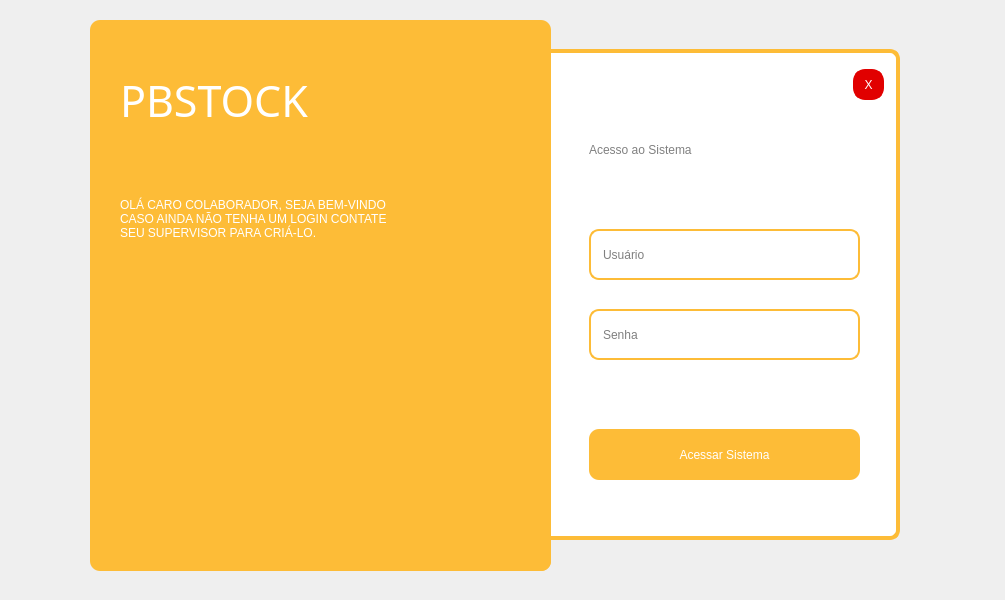
<?xml version="1.0" encoding="UTF-8"?>
<ui version="4.0">
 <class>MainWindow</class>
 <widget class="QMainWindow" name="MainWindow">
  <property name="geometry">
   <rect>
    <x>0</x>
    <y>0</y>
    <width>1005</width>
    <height>600</height>
   </rect>
  </property>
  <property name="windowTitle">
   <string>MainWindow</string>
  </property>
  <widget class="QWidget" name="centralwidget">
   <widget class="QFrame" name="frame">
    <property name="geometry">
     <rect>
      <x>90</x>
      <y>20</y>
      <width>461</width>
      <height>551</height>
     </rect>
    </property>
    <property name="styleSheet">
     <string notr="true">    background-color: rgb(253, 188, 55);
border-radius: 10px;</string>
    </property>
    <property name="frameShape">
     <enum>QFrame::StyledPanel</enum>
    </property>
    <property name="frameShadow">
     <enum>QFrame::Raised</enum>
    </property>
    <widget class="QLabel" name="label">
     <property name="geometry">
      <rect>
       <x>20</x>
       <y>250</y>
       <width>441</width>
       <height>301</height>
      </rect>
     </property>
     <property name="layoutDirection">
      <enum>Qt::RightToLeft</enum>
     </property>
     <property name="text">
      <string/>
     </property>
     <property name="pixmap">
      <pixmap resource="../QRC/file_rc.qrc">:/Imagens/estoque2.png</pixmap>
     </property>
     <property name="scaledContents">
      <bool>true</bool>
     </property>
    </widget>
    <widget class="QLabel" name="label_2">
     <property name="geometry">
      <rect>
       <x>30</x>
       <y>50</y>
       <width>241</width>
       <height>61</height>
      </rect>
     </property>
     <property name="font">
      <font>
       <family>Montserrat</family>
       <pointsize>32</pointsize>
       <weight>50</weight>
       <italic>false</italic>
       <bold>false</bold>
      </font>
     </property>
     <property name="styleSheet">
      <string notr="true">color: white;
font: 32pt &quot;Montserrat&quot;;</string>
     </property>
     <property name="text">
      <string>PBSTOCK</string>
     </property>
    </widget>
    <widget class="QLabel" name="label_3">
     <property name="geometry">
      <rect>
       <x>30</x>
       <y>150</y>
       <width>401</width>
       <height>111</height>
      </rect>
     </property>
     <property name="styleSheet">
      <string notr="true">color: white;
font: 12pt &quot;Montserrat&quot;;
</string>
     </property>
     <property name="text">
      <string>OLÁ CARO COLABORADOR, SEJA BEM-VINDO
CASO AINDA NÃO TENHA UM LOGIN CONTATE 
SEU SUPERVISOR PARA CRIÁ-LO.
</string>
     </property>
    </widget>
   </widget>
   <widget class="QFrame" name="frame_2">
    <property name="geometry">
     <rect>
      <x>539</x>
      <y>49</y>
      <width>361</width>
      <height>491</height>
     </rect>
    </property>
    <property name="styleSheet">
     <string notr="true">background-color: white;
border-radius: 10px;
border: 4px solid  rgb(253, 188, 55);


color: white;
font: 10pt &quot;Montserrat&quot;;
</string>
    </property>
    <property name="frameShape">
     <enum>QFrame::StyledPanel</enum>
    </property>
    <property name="frameShadow">
     <enum>QFrame::Raised</enum>
    </property>
    <widget class="QLabel" name="label_4">
     <property name="geometry">
      <rect>
       <x>50</x>
       <y>80</y>
       <width>261</width>
       <height>41</height>
      </rect>
     </property>
     <property name="styleSheet">
      <string notr="true">color: gray;
font: 20pt &quot;Montserrat&quot;;
border: 0px;</string>
     </property>
     <property name="text">
      <string>Acesso ao Sistema</string>
     </property>
    </widget>
    <widget class="QLineEdit" name="lineEdit">
     <property name="geometry">
      <rect>
       <x>50</x>
       <y>180</y>
       <width>271</width>
       <height>51</height>
      </rect>
     </property>
     <property name="styleSheet">
      <string notr="true">background-color: rgba(0, 0 , 0, 0);
border: 2px solid  rgb(253, 188, 55);
padding-left:10px;
color: black;
font: 10pt &quot;Montserrat&quot;;</string>
     </property>
     <property name="placeholderText">
      <string>Usuário</string>
     </property>
    </widget>
    <widget class="QLineEdit" name="lineEdit_2">
     <property name="geometry">
      <rect>
       <x>50</x>
       <y>260</y>
       <width>271</width>
       <height>51</height>
      </rect>
     </property>
     <property name="styleSheet">
      <string notr="true">background-color: rgba(0, 0 , 0, 0);
border: 2px solid  rgb(253, 188, 55);
padding-left:10px;
color: black;
font: 10pt &quot;Montserrat&quot;;</string>
     </property>
     <property name="text">
      <string/>
     </property>
     <property name="echoMode">
      <enum>QLineEdit::Password</enum>
     </property>
     <property name="placeholderText">
      <string>Senha</string>
     </property>
    </widget>
    <widget class="QPushButton" name="pushButton">
     <property name="geometry">
      <rect>
       <x>50</x>
       <y>380</y>
       <width>271</width>
       <height>51</height>
      </rect>
     </property>
     <property name="styleSheet">
      <string notr="true">QPushButton {
border: 2px;
background-color: rgb(253, 188, 55);
}

QPushButton:hover {
background-color: rgb(240, 174, 6);
}
</string>
     </property>
     <property name="text">
      <string>Acessar Sistema</string>
     </property>
    </widget>
    <widget class="QPushButton" name="btn_close">
     <property name="geometry">
      <rect>
       <x>314</x>
       <y>20</y>
       <width>31</width>
       <height>31</height>
      </rect>
     </property>
     <property name="styleSheet">
      <string notr="true">QPushButton{
background-color: rgb(225, 0, 0);
border-color: rgb(225, 0, 0);
border-radius: 12px;}

QPushButton:hover {
    background-color: rgb(180, 0, 0);  /* Vermelho mais escuro */
    border-color: rgb(180, 0, 0);  /* Bordas também mais escuras */
}
</string>
     </property>
     <property name="text">
      <string>X</string>
     </property>
    </widget>
   </widget>
   <zorder>frame_2</zorder>
   <zorder>frame</zorder>
  </widget>
 </widget>
 <resources>
  <include location="../QRC/file_rc.qrc"/>
 </resources>
 <connections/>
</ui>
